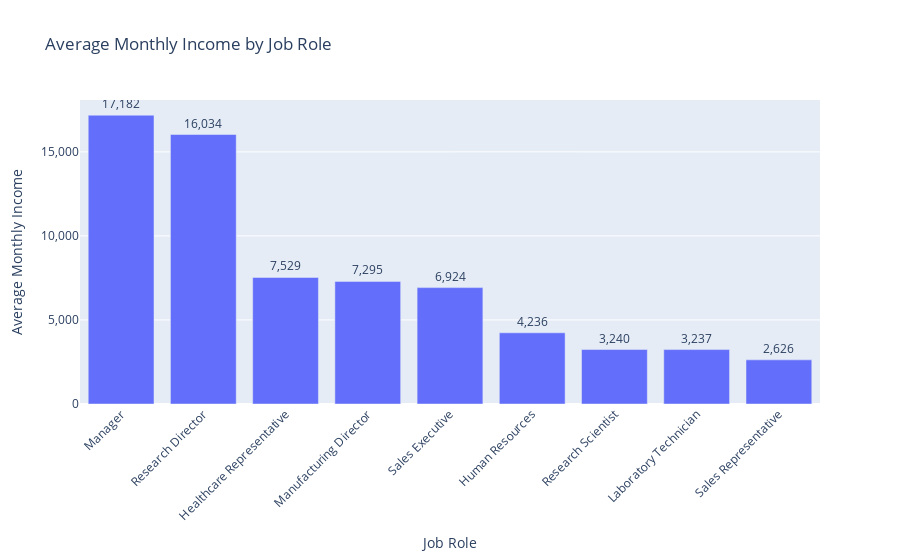

Notebook code for this chart:
### Markdown cell above
#### Visualize Answer Q3
The bar chart below shows the average monthly income for each job role in the data.  
The bars are sorted from highest to lowest average income, with the values.

### Code cell
# Calculate average monthly income by JobRole
avg_income_by_jobrole = cleanDf.groupby('JobRole')['MonthlyIncome'].mean().sort_values(ascending=False).reset_index()

# Create bar chart
fig = px.bar(avg_income_by_jobrole, 
             x='JobRole', 
             y='MonthlyIncome',
             title='Average Monthly Income by Job Role',
             labels={'JobRole': 'Job Role', 'MonthlyIncome': 'Average Monthly Income'},
             text='MonthlyIncome')  

# Format numbers with commas
fig.update_traces(texttemplate='%{text:,.0f}', textposition='outside')

# Improve layout
fig.update_layout(xaxis_tickangle=-45, yaxis_tickformat=',.0f')

# Show plot
fig.show()

### Figure 1 — Plotly figure (JSON) as saved in the notebook; plotly's stock layout.template omitted (floating-point values rounded to 4 significant figures)
{"data": [{"alignmentgroup": "True", "hovertemplate": "Job Role=%{x}<br>Average Monthly Income=%{text}<extra></extra>", "legendgroup": "", "marker": {"color": "#636efa", "pattern": {"shape": ""}}, "name": "", "offsetgroup": "", "orientation": "v", "showlegend": false, "text": [17180.0, 16030.0, 7529.0, 7295.0, 6924.0, 4236.0, 3240.0, 3237.0, 2626], "textposition": "outside", "texttemplate": "%{text:,.0f}", "type": "bar", "x": ["Manager", "Research Director", "Healthcare Representative", "Manufacturing Director", "Sales Executive", "Human Resources", "Research Scientist", "Laboratory Technician", "Sales Representative"], "xaxis": "x", "y": [17180.0, 16030.0, 7529.0, 7295.0, 6924.0, 4236.0, 3240.0, 3237.0, 2626], "yaxis": "y"}], "layout": {"barmode": "relative", "legend": {"tracegroupgap": 0}, "title": {"text": "Average Monthly Income by Job Role"}, "xaxis": {"anchor": "y", "domain": [0, 1], "tickangle": -45, "title": {"text": "Job Role"}}, "yaxis": {"anchor": "x", "domain": [0, 1], "tickformat": ",.0f", "title": {"text": "Average Monthly Income"}}}}
